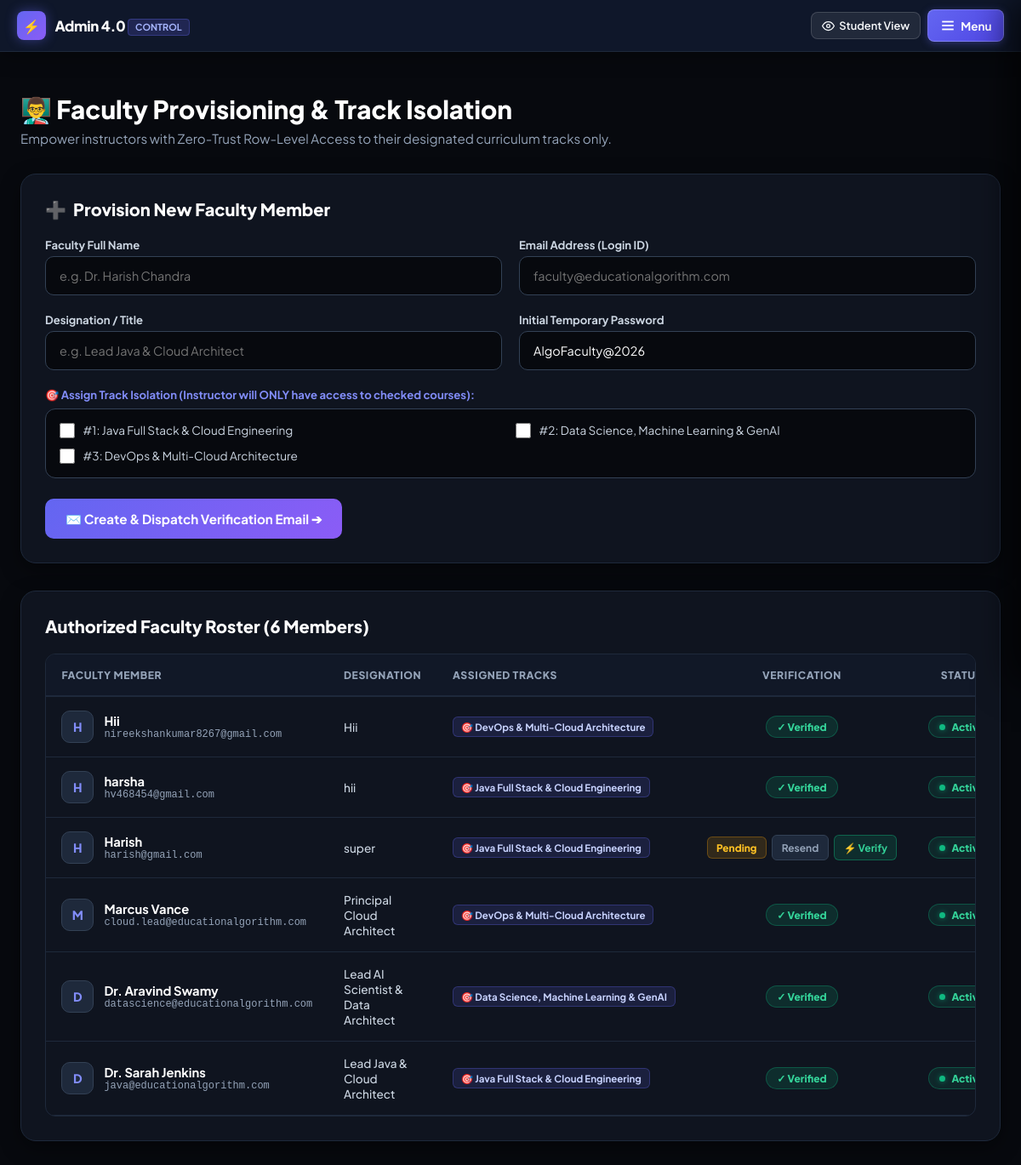
/admin-instructors.php (signed in), run on the app's committed database.
### tables this page shows
CREATE TABLE `courses` (
  `id` int(11) NOT NULL AUTO_INCREMENT,
  `title` varchar(150) NOT NULL,
  `slug` varchar(180) DEFAULT NULL,
  `description` text DEFAULT NULL,
  `level` varchar(50) DEFAULT 'Beginner to Advanced',
  `duration` varchar(50) DEFAULT '12 Weeks',
  `price` int(11) NOT NULL DEFAULT 15000,
  `status` varchar(20) NOT NULL DEFAULT 'published',
  `published_at` datetime DEFAULT NULL,
  `created_at` timestamp NOT NULL DEFAULT current_timestamp(),
  `updated_at` timestamp NOT NULL DEFAULT current_timestamp() ON UPDATE current_timestamp(),
  PRIMARY KEY (`id`),
  KEY `idx_courses_status` (`status`)
);

CREATE TABLE `instructors` (
  `id` int(11) NOT NULL AUTO_INCREMENT,
  `name` varchar(100) NOT NULL,
  `email` varchar(191) DEFAULT NULL,
  `phone` varchar(20) DEFAULT NULL,
  `username` varchar(100) DEFAULT NULL,
  `password` varchar(255) NOT NULL,
  `title` varchar(150) DEFAULT NULL,
  `bio` text DEFAULT NULL,
  `avatar_url` varchar(255) DEFAULT NULL,
  `two_factor_secret` varchar(64) DEFAULT NULL,
  `two_factor_enabled` tinyint(1) DEFAULT 0,
  `status` enum('active','inactive') DEFAULT 'active',
  `created_at` timestamp NOT NULL DEFAULT current_timestamp(),
  `linkedin_url` varchar(255) DEFAULT NULL,
  `github_url` varchar(255) DEFAULT NULL,
  `verification_token` varchar(100) DEFAULT NULL,
  `is_verified` tinyint(1) DEFAULT 0,
  `verified_at` datetime DEFAULT NULL,
  PRIMARY KEY (`id`),
  UNIQUE KEY `username` (`username`),
  UNIQUE KEY `email` (`email`)
);

### admin-instructors.php (the view, shortened to what this page needs)
<?php
require_once __DIR__ . "/includes/auth.php";
$courses = $pdo->query("SELECT id, title FROM courses ORDER BY id ASC")->fetchAll();
$instructors = $pdo->query("
    SELECT i.*,
           GROUP_CONCAT(c.title SEPARATOR '||') as course_titles,
           GROUP_CONCAT(c.id SEPARATOR ',') as course_ids
    FROM instructors i
    LEFT JOIN course_instructors ci ON i.id = ci.instructor_id
    LEFT JOIN courses c ON ci.course_id = c.id
    GROUP BY i.id
    ORDER BY i.id DESC
")->fetchAll();
?>
<!DOCTYPE html>
<html lang="en">
<head>
</head>
<body>
    <?php include __DIR__ . "/admin-nav.php"; ?>
    <main class="app-container">
        <div style="display: flex; justify-content: space-between; align-items: center; margin-bottom: 2rem; flex-wrap: wrap; gap: 1rem;">
            <div>
                <h1 style="font-size: 1.85rem; font-weight: 800; color: #fff; margin-bottom: 0.35rem;">👨‍🏫 Faculty Provisioning & Track Isolation</h1>
                <p style="color: #94a3b8; font-size: 0.95rem;">Empower instructors with Zero-Trust Row-Level Access to their designated curriculum tracks only.</p>
            </div>
        </div>
        <div class="inst-card">
            <h3 style="font-size: 1.25rem; font-weight: 800; margin-bottom: 1.25rem; color: #ffffff; display: flex; align-items: center; gap: 0.5rem;">
                <span>➕</span> Provision New Faculty Member
            </h3>
            <form method="POST" action="admin-instructors.php">
                <div class="form-grid" style="margin-bottom: 1.25rem;">
                    <div>
                        <label style="font-size: 0.82rem; font-weight: 700; color: #cbd5e1; display: block; margin-bottom: 0.35rem;">Faculty Full Name</label>
                        <input type="text" name="name" placeholder="e.g. Dr. Harish Chandra" required>
                    </div>
                    <div>
                        <label style="font-size: 0.82rem; font-weight: 700; color: #cbd5e1; display: block; margin-bottom: 0.35rem;">Email Address (Login ID)</label>
                        <input type="email" name="email" placeholder="faculty@educationalgorithm.com" required>
                    </div>
                </div>
                <div class="form-grid" style="margin-bottom: 1.25rem;">
                    <div>
                        <label style="font-size: 0.82rem; font-weight: 700; color: #cbd5e1; display: block; margin-bottom: 0.35rem;">Designation / Title</label>
                        <input type="text" name="title" placeholder="e.g. Lead Java & Cloud Architect" required>
                    </div>
                    <div>
                        <label style="font-size: 0.82rem; font-weight: 700; color: #cbd5e1; display: block; margin-bottom: 0.35rem;">Initial Temporary Password</label>
                        <input type="text" name="password" value="AlgoFaculty@2026" required>
                    </div>
                </div>
                <div style="margin-bottom: 1.5rem;">
                    <label style="font-size: 0.82rem; font-weight: 700; color: #818cf8; display: block; margin-bottom: 0.35rem;">🎯 Assign Track Isolation (Instructor will ONLY have access to checked courses):</label>
                    <div class="course-chip-select">
                        <?php foreach ($courses as $c): ?>
                            <label class="chip-option">
                                <input type="checkbox" name="courses[]" value="<?= $c['id'] ?>" style="width: 18px; height: 18px; accent-color: #6366f1;">
                                <span>#<?= $c['id'] ?>: <?= htmlspecialchars($c['title']) ?></span>
                            </label>
                        <?php endforeach; ?>
                    </div>
                </div>
                <button type="submit" style="background: linear-gradient(135deg, #6366f1, #8b5cf6); color: #fff; border: none; padding: 0.85rem 1.5rem; border-radius: 10px; font-weight: 700; font-size: 0.95rem; cursor: pointer;">
                    ✉️ Create & Dispatch Verification Email ➔
                </button>
            </form>
        </div>
        <div class="inst-card">
            <div style="display: flex; justify-content: space-between; align-items: center; margin-bottom: 1.25rem; flex-wrap: wrap; gap: 0.75rem;">
                <h3 style="font-size: 1.25rem; font-weight: 800; color: #ffffff; margin: 0;">Authorized Faculty Roster (<?= count($instructors) ?> Members)</h3>
            </div>
            <div class="table-responsive">
                <table class="table-custom">
                    <thead>
                        <tr>
                            <th style="width: 22%;">Faculty Member</th>
                            <th style="width: 18%;">Designation</th>
                            <th style="width: 24%;">Assigned Tracks</th>
                            <th style="width: 18%; text-align: center;">Verification</th>
                            <th style="width: 8%; text-align: center;">Status</th>
                        </tr>
                    </thead>
                    <tbody>
                        <?php foreach ($instructors as $inst): ?>
                            <?php
                                $displayName = !empty($inst['name']) ? $inst['name'] : (!empty($inst['email']) ? explode('@', $inst['email'])[0] : 'Faculty Member');
                                $isActive = ($inst['status'] === 'active');
                            ?>
                            <tr>
                                <td>
                                    <div style="display: flex; align-items: center; gap: 0.75rem;">
                                        <div style="width: 38px; height: 38px; border-radius: 10px; background: #1e293b; border: 1px solid #334155; display: flex; align-items: center; justify-content: center; font-weight: 800; color: #818cf8; font-size: 0.9rem; flex-shrink: 0;">
                                            <?= strtoupper(substr($displayName, 0, 1)) ?>
                                        </div>
                                        <div style="min-width: 0;">
                                            <strong style="color: #fff; font-size: 0.92rem; display: block; white-space: nowrap; overflow: hidden; text-overflow: ellipsis;"><?= htmlspecialchars($displayName) ?></strong>
                                            <span style="font-size: 0.75rem; color: #94a3b8; font-family: monospace; display: block; white-space: nowrap;"><?= htmlspecialchars($inst['email'] ?: 'No email') ?></span>
                                        </div>
                                    </div>
                                </td>
                                <td>
                                    <span style="color: #cbd5e1; font-size: 0.85rem; font-weight: 500;"><?= htmlspecialchars($inst['title'] ?: 'Faculty Member') ?></span>
                                </td>
                                <td>
                                    <?php if (empty($inst['course_titles'])): ?>
                                        <span style="color: #f43f5e; font-size: 0.75rem; font-weight: 700;">⚠️ No Tracks</span>
                                    <?php else: ?>
                                        <div style="display: flex; flex-wrap: wrap; gap: 0.35rem;">
                                            <?php foreach (explode('||', $inst['course_titles']) as $t): ?>
                                                <span style="background: rgba(99,102,241,0.15); border: 1px solid rgba(99,102,241,0.3); color: #c7d2fe; font-size: 0.72rem; font-weight: 700; padding: 0.2rem 0.55rem; border-radius: 6px; white-space: nowrap;">
                                                    🎯 <?= htmlspecialchars($t) ?>
                                                </span>
                                            <?php endforeach; ?>
                                        </div>
                                    <?php endif; ?>
                                </td>
                                <td style="text-align: center;">
                                    <?php if (!empty($inst['is_verified'])): ?>
                                        <span class="badge-verified">
                                            ✓ Verified
                                        </span>
                                    <?php else: ?>
                                        <div style="display: inline-flex; align-items: center; justify-content: center; gap: 0.4rem; white-space: nowrap;">
                                            <span class="badge-pending">
                                                Pending
                                            </span>
                                            <form method="POST" action="admin-instructors.php" style="display: inline; margin: 0;">
                                                <button type="submit" class="btn-table-action btn-resend" title="Resend invitation email">
                                                    Resend
                                                </button>
                                            </form>
                                            <form method="POST" action="admin-instructors.php" style="display: inline; margin: 0;" onsubmit="return confirm('Manually verify and activate <?= htmlspecialchars($displayName) ?> immediately?')">
                                                <button type="submit" class="btn-table-action btn-verify-now" title="Manually verify on the spot">
                                                    ⚡ Verify
                                                </button>
                                            </form>
                                        </div>
                                    <?php endif; ?>
                                </td>
                                <td style="text-align: center;">
                                    <?php if ($isActive): ?>
                                        <span class="badge-status status-active">
                                            <span class="status-dot dot-green"></span> Active
                                        </span>
                                    <?php else: ?>
                                        <span class="badge-status status-inactive">
                                            <span class="status-dot dot-red"></span> Inactive
                                        </span>
                                    <?php endif; ?>
                                </td>
                            </tr>
                        <?php endforeach; ?>
                    </tbody>
                </table>
            </div>
        </div>
    </main>
</body>
</html>

### admin-instructors.php (style rules this page uses)
* { box-sizing: border-box; margin: 0; padding: 0; font-family: 'Plus Jakarta Sans', sans-serif; }
body { background: #07090e !important; color: #ffffff !important; min-height: 100vh; }
.app-container { max-width: 1550px; margin: 0 auto; padding: 1.5rem 1.5rem 3.5rem; }
.inst-card { background: #0f141f !important; border: 1px solid #1e293b !important; border-radius: 18px; padding: 1.75rem; margin-bottom: 2rem; color: #ffffff; box-shadow: 0 8px 24px rgba(0,0,0,0.4); }
.form-grid { display: grid; grid-template-columns: 1fr 1fr; gap: 1.25rem; }
.course-chip-select { display: grid; grid-template-columns: 1fr 1fr; gap: 0.75rem; background: #07090e; border: 1.5px solid #334155; padding: 1rem; border-radius: 12px; margin-top: 0.5rem; }
.chip-option { display: flex; align-items: center; gap: 0.6rem; font-size: 0.85rem; color: #cbd5e1; cursor: pointer; }
input[type="text"], input[type="email"], input[type="password"], select { width: 100%; padding: 0.8rem 1rem; background: #07090e !important; border: 1.5px solid #334155 !important; border-radius: 10px; color: #ffffff !important; font-size: 0.9rem; outline: none; }
.table-responsive { width: 100%; overflow-x: auto; -webkit-overflow-scrolling: touch; border-radius: 12px; border: 1px solid #1e293b; }
.table-custom { width: 100%; min-width: 1050px; border-collapse: collapse; text-align: left; }
.table-custom th { background: #111827 !important; color: #94a3b8 !important; font-size: 0.76rem; font-weight: 800; text-transform: uppercase; letter-spacing: 0.05em; padding: 1rem 1.15rem; border-bottom: 2px solid #1e293b; white-space: nowrap; }
.table-custom td { padding: 1rem 1.15rem; border-bottom: 1px solid #1e293b !important; color: #f8fafc; font-size: 0.88rem; vertical-align: middle; }
.badge-verified { display: inline-flex; align-items: center; gap: 0.35rem; background: rgba(16, 185, 129, 0.15); color: #34d399; font-size: 0.75rem; font-weight: 800; padding: 0.3rem 0.75rem; border-radius: 100px; border: 1px solid rgba(16, 185, 129, 0.3); white-space: nowrap; }
.badge-pending { display: inline-flex; align-items: center; gap: 0.35rem; background: rgba(245, 158, 11, 0.15); color: #fbbf24; font-size: 0.74rem; font-weight: 800; padding: 0.3rem 0.65rem; border-radius: 6px; border: 1px solid rgba(245, 158, 11, 0.3); white-space: nowrap; }
.badge-status { display: inline-flex; align-items: center; gap: 0.45rem; font-size: 0.75rem; font-weight: 800; padding: 0.3rem 0.75rem; border-radius: 100px; white-space: nowrap; }
.status-active { background: rgba(16, 185, 129, 0.12); color: #34d399; border: 1px solid rgba(16, 185, 129, 0.3); }
.status-dot { width: 7px; height: 7px; border-radius: 50%; display: inline-block; }
.dot-green { background: #10b981; box-shadow: 0 0 6px rgba(16, 185, 129, 0.6); }
.btn-table-action { height: 30px; padding: 0 0.65rem; font-size: 0.75rem; font-weight: 700; border-radius: 6px; cursor: pointer; display: inline-flex; align-items: center; justify-content: center; gap: 0.3rem; white-space: nowrap; text-decoration: none; transition: all 0.15s ease; }
.btn-resend { background: #1e293b; border: 1px solid #334155; color: #94a3b8; }
.btn-verify-now { background: rgba(16, 185, 129, 0.15); border: 1px solid rgba(16, 185, 129, 0.4); color: #34d399; }

### data on the page
courses: id "1", title "Java Full Stack & Cloud Engineering"
courses: id "2", title "Data Science, Machine Learning & GenAI"
courses: id "3", title "DevOps & Multi-Cloud Architecture"
instructors: name "H", name "Hii", email "nireekshankumar8267@gmail.com", title "Hii", t "DevOps & Multi-Cloud Architecture", is_verified "✓ Verified", status "active" (drawn)
instructors: name "H", name "harsha", email "hv468454@gmail.com", title "hii", t "Java Full Stack & Cloud Engineering", is_verified "✓ Verified", status "active" (drawn)
instructors: name "H", name "Harish", email "harish@gmail.com", title "super", t "Java Full Stack & Cloud Engineering", status "active" (drawn)
instructors: name "M", name "Marcus Vance", email "cloud.lead@educationalgorithm.com", title "Principal Cloud Architect", t "DevOps & Multi-Cloud Architecture", is_verified "✓ Verified", status "active" (drawn)
instructors: name "D", name "Dr. Aravind Swamy", email "datascience@educationalgorithm.com", title "Lead AI Scientist & Data Architect", t "Data Science, Machine Learning & GenAI", is_verified "✓ Verified", status "active" (drawn)
instructors: name "D", name "Dr. Sarah Jenkins", email "java@educationalgorithm.com", title "Lead Java & Cloud Architect", t "Java Full Stack & Cloud Engineering", is_verified "✓ Verified", status "active" (drawn)

### other printed values
count($instructors) "6"
